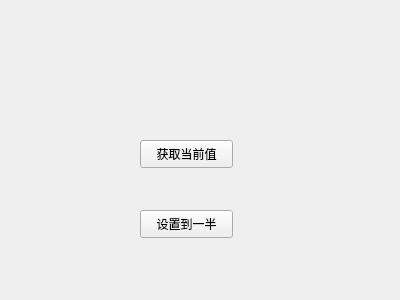
<?xml version="1.0" encoding="UTF-8"?>
<ui version="4.0">
 <class>Widget</class>
 <widget class="QWidget" name="Widget">
  <property name="geometry">
   <rect>
    <x>0</x>
    <y>0</y>
    <width>400</width>
    <height>300</height>
   </rect>
  </property>
  <property name="windowTitle">
   <string>Widget</string>
  </property>
  <widget class="SmallWiget" name="widget" native="true">
   <property name="geometry">
    <rect>
     <x>70</x>
     <y>60</y>
     <width>291</width>
     <height>41</height>
    </rect>
   </property>
  </widget>
  <widget class="QPushButton" name="btn_get">
   <property name="geometry">
    <rect>
     <x>140</x>
     <y>140</y>
     <width>93</width>
     <height>28</height>
    </rect>
   </property>
   <property name="text">
    <string>获取当前值</string>
   </property>
  </widget>
  <widget class="QPushButton" name="btn_set">
   <property name="geometry">
    <rect>
     <x>140</x>
     <y>210</y>
     <width>93</width>
     <height>28</height>
    </rect>
   </property>
   <property name="text">
    <string>设置到一半</string>
   </property>
  </widget>
 </widget>
 <layoutdefault spacing="6" margin="11"/>
 <customwidgets>
  <customwidget>
   <class>SmallWiget</class>
   <extends>QWidget</extends>
   <header>smallwiget.h</header>
   <container>1</container>
  </customwidget>
 </customwidgets>
 <resources/>
 <connections/>
</ui>
